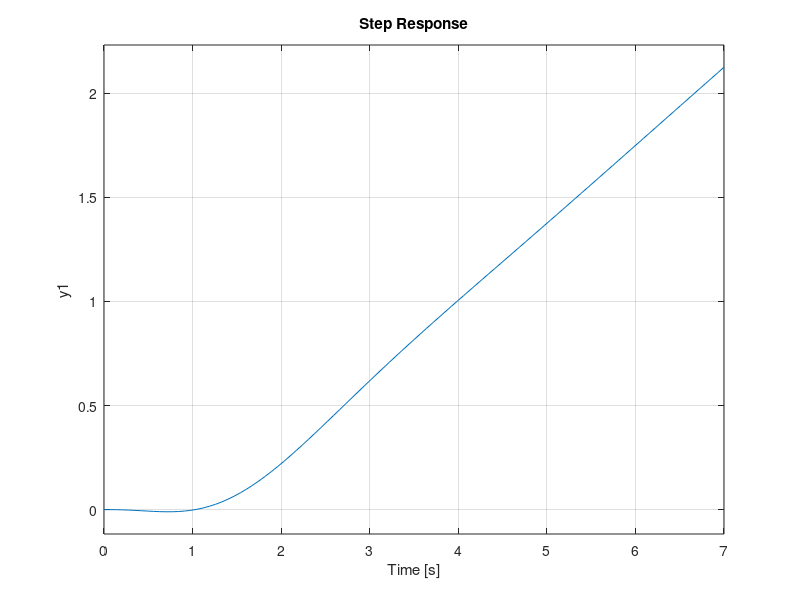

This chart was generated by the following MATLAB code: (Note: this script raises an error after producing the figure.)
clc; clear; close all; 
figure;
hold on;
s = tf('s');
G_main = (-s+3)/((s)*(s+2)*(s^2 + 2*s + 4));
step(G_main);
N = 10;

G = opt_app(G_main,1,2,1);
step(G);
legend
